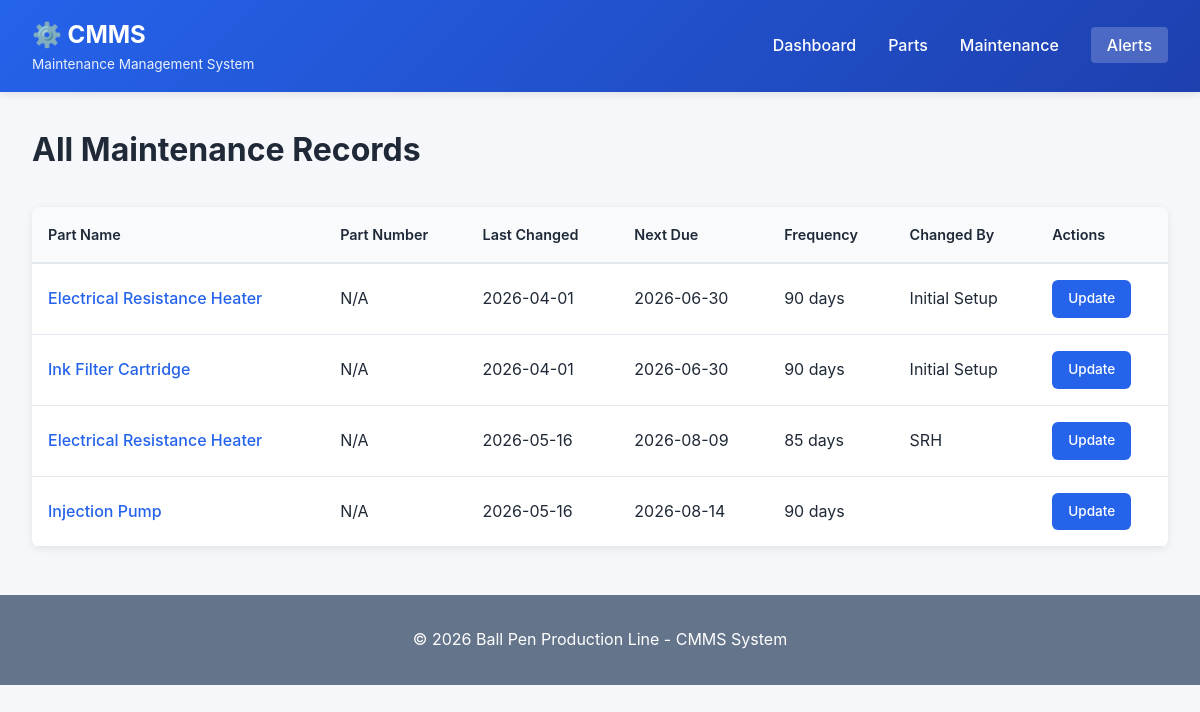
/maintenance, run on an earlier commit of the app's database.
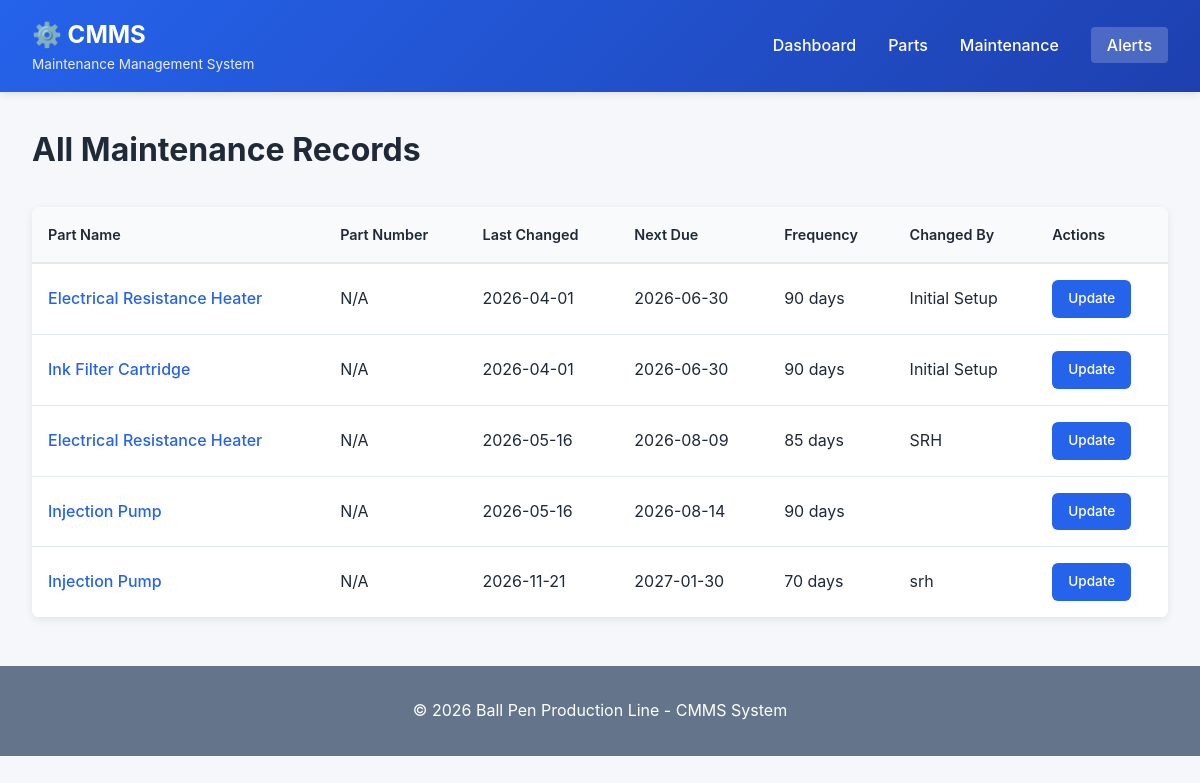
And on a later commit of the database.
### tables this page shows
CREATE TABLE maintenance_records (
                id INTEGER PRIMARY KEY AUTOINCREMENT,
                part_id INTEGER NOT NULL,
                last_changed TIMESTAMP,
                next_scheduled_change TIMESTAMP,
                change_frequency_days INTEGER,
                performed_by TEXT,
                notes TEXT,
                created_at TIMESTAMP DEFAULT CURRENT_TIMESTAMP,
                updated_at TIMESTAMP DEFAULT CURRENT_TIMESTAMP,
                FOREIGN KEY (part_id) REFERENCES parts (id)
            );

CREATE TABLE parts (
                id INTEGER PRIMARY KEY AUTOINCREMENT,
                name TEXT NOT NULL UNIQUE,
                description TEXT,
                location TEXT,
                part_number TEXT,
                created_at TIMESTAMP DEFAULT CURRENT_TIMESTAMP
            );

### cmms_app.py (the view)
@app.route('/maintenance')
def maintenance():
    db = get_db()
    records = db.get_all_maintenance_records()
    return render_template('maintenance.html', records=records)

### cmms_app.py (called while the page is built)
def get_db():
    db = getattr(g, '_database', None)
    if db is None:
        db = g._database = CMmsDatabase()
    return db

### cmms_database.py (called while the page is built)
    def init_db(self):
        self.conn = sqlite3.connect(self.db_path)
        self.conn.row_factory = sqlite3.Row
        self.cursor = self.conn.cursor()
        self.create_tables()

    def close(self):
        if self.conn:
            self.conn.close()

    def get_all_maintenance_records(self):
        self.cursor.execute('''
            SELECT mr.*, p.name FROM maintenance_records mr
            JOIN parts p ON mr.part_id = p.id
            ORDER BY mr.next_scheduled_change
        ''')
        return self.cursor.fetchall()

### templates/maintenance.html (shortened to what this page needs)
{% extends "base.html" %}
{% block content %}
<div class="page-header">
    <h2>All Maintenance Records</h2>
</div>
<table class="data-table">
    <thead>
        <tr>
            <th>Part Name</th>
            <th>Part Number</th>
            <th>Last Changed</th>
            <th>Next Due</th>
            <th>Frequency</th>
            <th>Changed By</th>
            <th>Actions</th>
        </tr>
    </thead>
    <tbody>
        {% for record in records %}
        <tr>
            <td>
                <a href="{{ url_for('view_part', part_id=record.part_id) }}" class="link">
                    {{ record.name }}
                </a>
            </td>
            <td>N/A</td>
            <td>{{ record.last_changed[:10] if record.last_changed else 'N/A' }}</td>
            <td>{{ record.next_scheduled_change[:10] if record.next_scheduled_change else 'N/A' }}</td>
            <td>{{ record.change_frequency_days }} days</td>
            <td>{{ record.performed_by }}</td>
            <td>
                <a href="{{ url_for('record_maintenance', part_id=record.part_id) }}" class="btn btn-sm btn-primary">Update</a>
            </td>
        </tr>
        {% endfor %}
    </tbody>
</table>
{% endblock %}

What changed in the data, as far as the page shows it:
added maintenance_records: name "Injection Pump", last_changed "2026-11-21", next_scheduled_change "2027-01-30", change_frequency_days "70", performed_by "srh"
